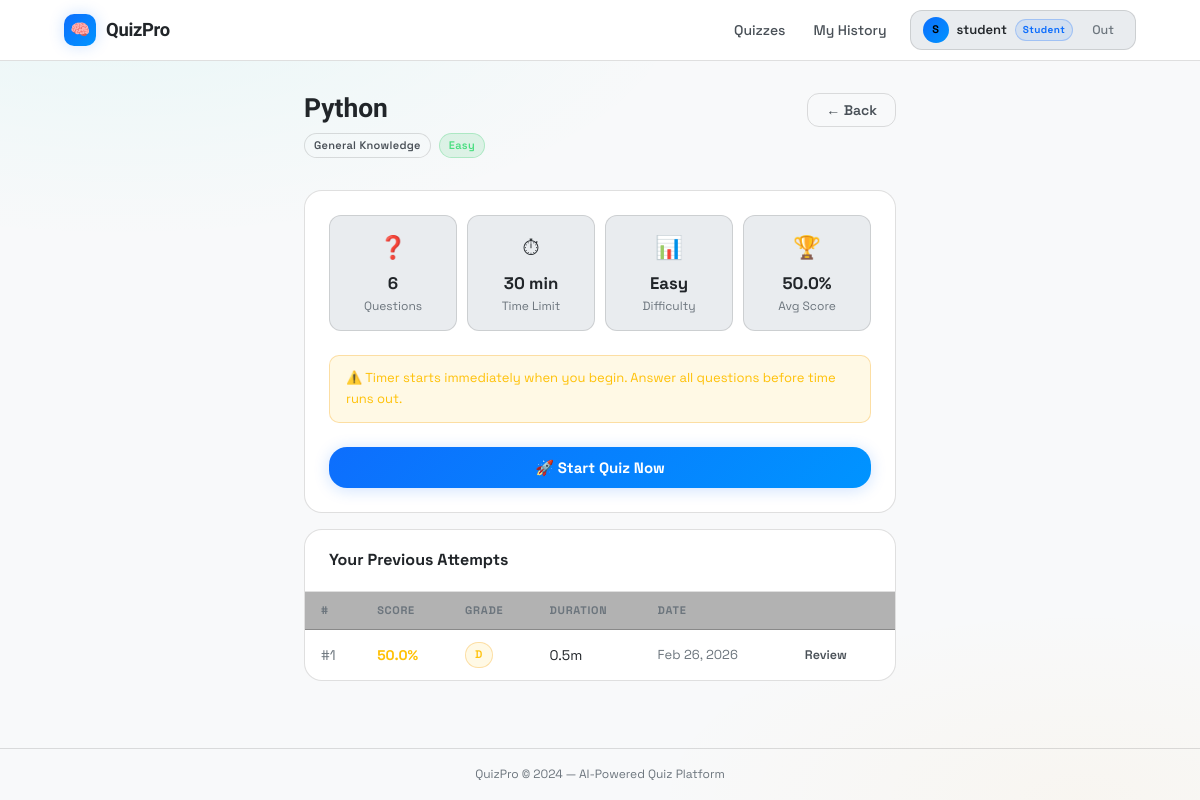
Screenshot of /student/quiz/1 (signed in) with the database file from the repository.
### models.py (models this page shows, shortened)
class User(UserMixin, db.Model):
    __tablename__ = 'users'
    id            = db.Column(db.Integer, primary_key=True)
    username      = db.Column(db.String(64),  unique=True, nullable=False, index=True)
    email         = db.Column(db.String(120), unique=True, nullable=False, index=True)
    password_hash = db.Column(db.String(256), nullable=False)
    role          = db.Column(db.String(20),  nullable=False, default='student')
    created_at    = db.Column(db.DateTime,    default=datetime.utcnow)
    quizzes  = db.relationship('Quiz',    backref='creator', lazy='dynamic', cascade='all, delete-orphan')
    attempts = db.relationship('Attempt', backref='student', lazy='dynamic', cascade='all, delete-orphan')
    @property
    def is_creator(self): return self.role == 'creator'
    @property
    def is_student(self): return self.role == 'student'

class Quiz(db.Model):
    __tablename__ = 'quizzes'
    id           = db.Column(db.Integer, primary_key=True)
    title        = db.Column(db.String(150), nullable=False)
    description  = db.Column(db.Text,        nullable=True)
    category     = db.Column(db.String(80),  nullable=False, default='General')
    difficulty   = db.Column(db.String(20),  nullable=False, default='Medium')
    time_limit   = db.Column(db.Integer,     nullable=False, default=30)
    is_published = db.Column(db.Boolean,     default=False)
    created_at   = db.Column(db.DateTime,    default=datetime.utcnow)
    updated_at   = db.Column(db.DateTime,    default=datetime.utcnow, onupdate=datetime.utcnow)
    creator_id   = db.Column(db.Integer, db.ForeignKey('users.id', ondelete='CASCADE'), nullable=False)
    questions = db.relationship('Question', backref='quiz', lazy='dynamic',
                                cascade='all, delete-orphan', order_by='Question.order_num')
    attempts  = db.relationship('Attempt',  backref='quiz', lazy='dynamic',
                                cascade='all, delete-orphan')
    @property
    def question_count(self): return self.questions.count()
    @property
    def attempt_count(self):  return self.attempts.count()
    @property
    def avg_score(self):
        atts = self.attempts.filter_by(completed=True).all()
        return round(sum(a.score_percentage for a in atts) / len(atts), 1) if atts else 0

class Attempt(db.Model):
    __tablename__ = 'attempts'
    id           = db.Column(db.Integer, primary_key=True)
    student_id   = db.Column(db.Integer, db.ForeignKey('users.id',   ondelete='CASCADE'), nullable=False)
    quiz_id      = db.Column(db.Integer, db.ForeignKey('quizzes.id', ondelete='CASCADE'), nullable=False)
    started_at   = db.Column(db.DateTime, default=datetime.utcnow)
    completed_at = db.Column(db.DateTime, nullable=True)
    completed    = db.Column(db.Boolean,  default=False)
    total_score  = db.Column(db.Integer,  default=0)
    max_score    = db.Column(db.Integer,  default=0)
    responses = db.relationship('Response', backref='attempt', lazy='dynamic',
                                cascade='all, delete-orphan')
    @property
    def score_percentage(self):
        return round((self.total_score / self.max_score) * 100, 1) if self.max_score else 0
    @property
    def grade(self):
        p = self.score_percentage
        if p >= 90: return ('A+', 'Exceptional')
        if p >= 80: return ('A',  'Excellent')
        if p >= 70: return ('B',  'Good')
        if p >= 60: return ('C',  'Average')
        if p >= 50: return ('D',  'Below Average')
        return ('F', 'Needs Improvement')
    @property
    def duration_minutes(self):
        if self.completed_at and self.started_at:
            return round((self.completed_at - self.started_at).total_seconds() / 60, 1)
        return 0

### routes/student.py (the view)
@student_bp.route('/quiz/<int:quiz_id>')
@login_required
@student_required
def quiz_detail(quiz_id):
    quiz = Quiz.query.filter_by(id=quiz_id, is_published=True).first_or_404()
    prev = Attempt.query.filter_by(
        student_id=current_user.id, quiz_id=quiz_id, completed=True
    ).order_by(Attempt.completed_at.desc()).all()
    return render_template('student/quiz_detail.html',
                           quiz=quiz, prev_attempts=prev, title=quiz.title)

### routes/student.py (called while the page is built)
def student_required(f):
    @wraps(f)
    def dec(*a, **kw):
        if not current_user.is_authenticated or not current_user.is_student:
            flash('Access restricted to Students.', 'warning')
            abort(403)
        return f(*a, **kw)
    return dec

### templates/student/quiz_detail.html (shortened to what this page needs)
{% extends 'base.html' %}
{% block content %}
<div class="container-sm">
  <div class="ph">
    <div>
      <h1>{{ quiz.title }}</h1>
      <div class="flex g2 mt2 wrap">
        <span class="badge b-gray">{{ quiz.category }}</span>
        {% if quiz.difficulty=='Easy' %}<span class="badge b-success">Easy</span>
        {% elif quiz.difficulty=='Hard' %}<span class="badge b-danger">Hard</span>
        {% else %}<span class="badge b-warning">Medium</span>{% endif %}
      </div>
    </div>
    <a href="{{ url_for('student.dashboard') }}" class="btn btn-outline">← Back</a>
  </div>
  <div class="card mb4">
    <div class="card-body">
      <div style="display:grid;grid-template-columns:repeat(auto-fit,minmax(120px,1fr));gap:10px;margin-bottom:1.5rem">
        {% for icon, val, lbl in [('❓', quiz.question_count, 'Questions'), ('⏱', quiz.time_limit ~ ' min', 'Time Limit'), ('📊', quiz.difficulty, 'Difficulty'), ('🏆', (quiz.avg_score|string + '%') if quiz.attempt_count else '—', 'Avg Score')] %}
        <div style="text-align:center;padding:14px;background:var(--bg2);border-radius:12px;border:1px solid var(--border)">
          <div style="font-size:1.4rem;margin-bottom:4px">{{ icon }}</div>
          <div style="font-weight:700;font-size:1.05rem">{{ val }}</div>
          <div style="font-size:12px;color:var(--t3)">{{ lbl }}</div>
        </div>
        {% endfor %}
      </div>
      <div style="background:var(--amber-dim);border:1px solid rgba(245,158,11,.3);border-radius:10px;padding:12px 16px;margin-bottom:1.5rem">
        <p style="font-size:13px;color:var(--amber);margin:0">⚠️ Timer starts immediately when you begin. Answer all questions before time runs out.</p>
      </div>
      <form method="POST" action="{{ url_for('student.start_quiz', quiz_id=quiz.id) }}">
        <button type="submit" class="btn btn-primary btn-blk btn-lg">🚀 Start Quiz Now</button>
      </form>
    </div>
  </div>
  {% if prev_attempts %}
  <div class="card">
    <div class="card-head"><h3 style="font-size:1rem;font-weight:700">Your Previous Attempts</h3></div>
    <div class="tbl-wrap" style="border:none;border-radius:0">
      <table>
        <thead><tr><th>#</th><th>Score</th><th>Grade</th><th>Duration</th><th>Date</th><th></th></tr></thead>
        <tbody>
          {% for a in prev_attempts %}
          <tr>
            <td class="t3">#{{ loop.index }}</td>
            <td><b style="color:{% if a.score_percentage>=70 %}#4ade80{% elif a.score_percentage>=50 %}var(--amber){% else %}#fb7185{% endif %}">{{ a.score_percentage }}%</b></td>
            <td><span class="badge {% if a.score_percentage>=70 %}b-success{% elif a.score_percentage>=50 %}b-warning{% else %}b-danger{% endif %}">{{ a.grade[0] }}</span></td>
            <td>{{ a.duration_minutes }}m</td>
            <td class="t3" style="font-size:13px">{{ a.completed_at.strftime('%b %d, %Y') }}</td>
            <td><a href="{{ url_for('student.result', attempt_id=a.id) }}" class="btn btn-ghost btn-sm">Review</a></td>
          </tr>
          {% endfor %}
        </tbody>
      </table>
    </div>
  </div>
  {% endif %}
</div>
{% endblock %}

### templates/base.html (shortened to what this page needs)
<!DOCTYPE html>
<html lang="en">
<head>
  <link rel="stylesheet" href="{{ url_for('static', filename='css/style.css') }}">
</head>
<body>
<div class="wrapper">
  <nav class="nav">
    <div class="nav-inner">
      <a href="{{ url_for('index') }}" class="nav-brand">
        <div class="brand-icon">🧠</div>
        QuizPro
      </a>
      {% if current_user.is_authenticated %}
      <div class="nav-links">
        {% if current_user.is_creator %}
          <a href="{{ url_for('creator.dashboard') }}"
             class="nav-a {% if 'creator' in (request.endpoint or '') %}active{% endif %}">Dashboard</a>
          <a href="{{ url_for('creator.create_quiz') }}" class="nav-a">+ New Quiz</a>
        {% else %}
          <a href="{{ url_for('student.dashboard') }}"
             class="nav-a {% if request.endpoint == 'student.dashboard' %}active{% endif %}">Quizzes</a>
          <a href="{{ url_for('student.history') }}"
             class="nav-a {% if request.endpoint == 'student.history' %}active{% endif %}">My History</a>
        {% endif %}
        <div class="nav-user" style="margin-left:.5rem">
          <div class="avatar">{{ current_user.username[0].upper() }}</div>
          <span class="username" style="font-size:13px;font-weight:600">{{ current_user.username }}</span>
          <span class="role-chip">{{ current_user.role|capitalize }}</span>
          <a href="{{ url_for('auth.logout') }}" class="nav-a btn-sm" style="padding:4px 9px;margin-left:2px;color:var(--t3)">Out</a>
        </div>
      </div>
      {% else %}
      <div class="nav-links">
        <a href="{{ url_for('auth.login') }}"    class="nav-a">Sign In</a>
        <a href="{{ url_for('auth.register') }}" class="btn btn-primary btn-sm">Get Started</a>
      </div>
      {% endif %}
    </div>
  </nav>
  <main class="main">{% block content %}{% endblock %}</main>
  <footer>QuizPro &copy; 2024 — AI-Powered Quiz Platform</footer>
</div>
</body>
</html>

### rows the page displays
User: username "S", username "student", role "Student"
Quiz: title "Python", category "General Knowledge", icon "📊", difficulty "Easy", lbl "Difficulty"
Attempt: score_percentage "50.0", max_score+total_score "D", duration_minutes "0.5", completed_at "Feb 26, 2026"

### other values shown
{{ icon }} "❓" "⏱" "🏆"
{{ val }} "6" "30 min" "50.0%"
{{ lbl }} "Questions" "Time Limit" "Avg Score"
